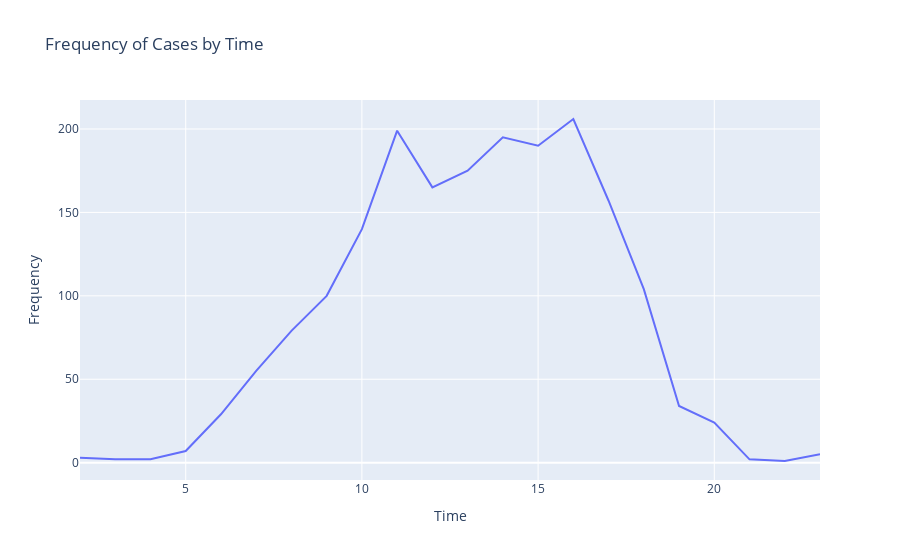
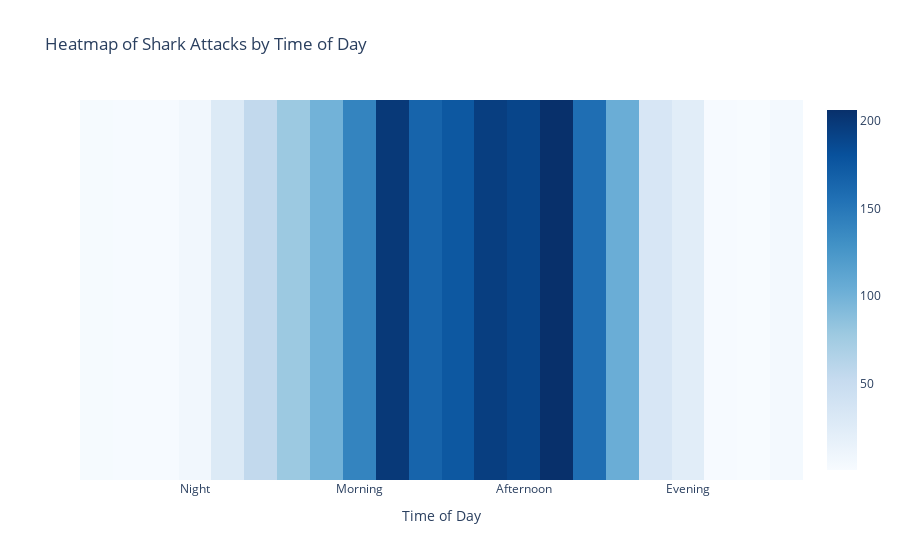

The notebook cell saved with these charts, in order:
### Markdown cell above
**Breakfast time may be prime dining hours:** With more people engaging in sports activities during the morning, sharks may have a higher chance of encountering potential prey, leading to increased feeding opportunities.

### Code cell
# Grouping by 'Time' and counting the frequency of cases
time_frequency = attacks.groupby('Time').size().reset_index(name='Frequency')

time_frequency = time_frequency.sort_values(by='Time') # Sorting by time

# Create a line plot
fig_line = px.line(time_frequency, x='Time', y='Frequency', title='Frequency of Cases by Time')

# Create a heatmap
fig_heatmap = px.imshow([time_frequency['Frequency']], 
                        labels=dict(x="Time of Day", y=""),
                        x=time_frequency['Time'], y=[''],
                        color_continuous_scale='blues',
                        aspect='auto',
                        title='Heatmap of Shark Attacks by Time of Day')
fig_heatmap.update_xaxes(tickvals=[5, 10, 15, 20], 
                         ticktext=['Night', 'Morning', 'Afternoon', 'Evening'])


fig_line.show()
fig_heatmap.show()

### Figure 1 — Plotly figure (JSON) as saved in the notebook; plotly's stock layout.template omitted (floating-point values rounded to 4 significant figures)
{"data": [{"hovertemplate": "Time=%{x}<br>Frequency=%{y}<extra></extra>", "legendgroup": "", "line": {"color": "#636efa", "dash": "solid"}, "marker": {"symbol": "circle"}, "mode": "lines", "name": "", "orientation": "v", "showlegend": false, "type": "scatter", "x": [2, 3, 4, 5, 6, 7, 8, 9, 10, 11, 12, 13, 14, 15, 16, 17, 18, 19, 20, 21, 22, 23], "xaxis": "x", "y": [3, 2, 2, 7, 29, 55, 79, 100, 140, 199, 165, 175, 195, 190, 206, 157, 104, 34, 24, 2, 1, 5], "yaxis": "y"}], "layout": {"legend": {"tracegroupgap": 0}, "title": {"text": "Frequency of Cases by Time"}, "xaxis": {"anchor": "y", "domain": [0, 1], "title": {"text": "Time"}}, "yaxis": {"anchor": "x", "domain": [0, 1], "title": {"text": "Frequency"}}}}

### Figure 2 — Plotly figure (JSON) as saved in the notebook; plotly's stock layout.template omitted (floating-point values rounded to 4 significant figures)
{"data": [{"coloraxis": "coloraxis", "hovertemplate": "Time of Day: %{x}<br>y: %{y}<br>color: %{z}<extra></extra>", "name": "0", "type": "heatmap", "x": [2, 3, 4, 5, 6, 7, 8, 9, 10, 11, 12, 13, 14, 15, 16, 17, 18, 19, 20, 21, 22, 23], "xaxis": "x", "y": [""], "yaxis": "y", "z": [[3, 2, 2, 7, 29, 55, 79, 100, 140, 199, 165, 175, 195, 190, 206, 157, 104, 34, 24, 2, 1, 5]]}], "layout": {"coloraxis": {"colorscale": [[0, "rgb(247,251,255)"], [0.125, "rgb(222,235,247)"], [0.25, "rgb(198,219,239)"], [0.375, "rgb(158,202,225)"], [0.5, "rgb(107,174,214)"], [0.625, "rgb(66,146,198)"], [0.75, "rgb(33,113,181)"], [0.875, "rgb(8,81,156)"], [1, "rgb(8,48,107)"]]}, "title": {"text": "Heatmap of Shark Attacks by Time of Day"}, "xaxis": {"anchor": "y", "domain": [0, 1], "ticktext": ["Night", "Morning", "Afternoon", "Evening"], "tickvals": [5, 10, 15, 20], "title": {"text": "Time of Day"}}, "yaxis": {"anchor": "x", "autorange": "reversed", "domain": [0, 1]}}}
